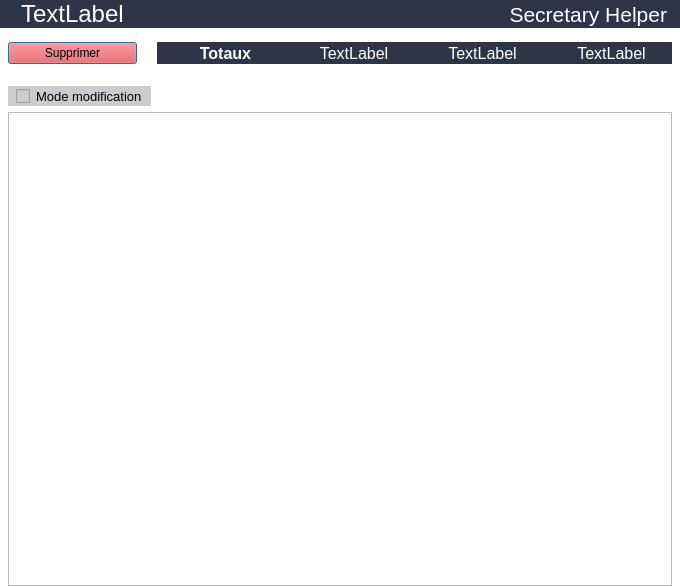
<?xml version="1.0" encoding="UTF-8"?>
<ui version="4.0">
 <class>RecapDialog</class>
 <widget class="QDialog" name="RecapDialog">
  <property name="geometry">
   <rect>
    <x>0</x>
    <y>0</y>
    <width>680</width>
    <height>586</height>
   </rect>
  </property>
  <property name="minimumSize">
   <size>
    <width>680</width>
    <height>0</height>
   </size>
  </property>
  <property name="maximumSize">
   <size>
    <width>700</width>
    <height>16777215</height>
   </size>
  </property>
  <property name="windowTitle">
   <string>Dialog</string>
  </property>
  <property name="styleSheet">
   <string notr="true">QDialog {
	background: white;
}</string>
  </property>
  <layout class="QVBoxLayout" name="verticalLayout_2">
   <property name="leftMargin">
    <number>0</number>
   </property>
   <property name="topMargin">
    <number>0</number>
   </property>
   <property name="rightMargin">
    <number>0</number>
   </property>
   <property name="bottomMargin">
    <number>0</number>
   </property>
   <item>
    <layout class="QVBoxLayout" name="verticalLayout">
     <property name="leftMargin">
      <number>0</number>
     </property>
     <property name="rightMargin">
      <number>0</number>
     </property>
     <item>
      <layout class="QHBoxLayout" name="horizontalLayout_2" stretch="0,1,0,0">
       <property name="spacing">
        <number>0</number>
       </property>
       <property name="topMargin">
        <number>0</number>
       </property>
       <item>
        <widget class="QLabel" name="label_4">
         <property name="styleSheet">
          <string notr="true">color: white;
background: #2e3549;</string>
         </property>
         <property name="text">
          <string/>
         </property>
         <property name="pixmap">
          <pixmap>../build-Secretary_Helper-Desktop_Qt_5_15_2_MinGW_64_bit-Debug/debug/Image/recap.png</pixmap>
         </property>
         <property name="alignment">
          <set>Qt::AlignCenter</set>
         </property>
        </widget>
       </item>
       <item>
        <widget class="QLabel" name="Type">
         <property name="font">
          <font>
           <pointsize>18</pointsize>
          </font>
         </property>
         <property name="styleSheet">
          <string notr="true">color: white;
background: #2e3549;
padding-left: 8px;</string>
         </property>
         <property name="text">
          <string>TextLabel</string>
         </property>
         <property name="alignment">
          <set>Qt::AlignLeading|Qt::AlignLeft|Qt::AlignVCenter</set>
         </property>
        </widget>
       </item>
       <item>
        <widget class="QLabel" name="label_2">
         <property name="styleSheet">
          <string notr="true">color: white;
background: #2e3549;</string>
         </property>
         <property name="text">
          <string/>
         </property>
        </widget>
       </item>
       <item>
        <widget class="QLabel" name="label">
         <property name="font">
          <font>
           <pointsize>16</pointsize>
          </font>
         </property>
         <property name="styleSheet">
          <string notr="true">color: white;
background: #2e3549;
padding-right: 8px;</string>
         </property>
         <property name="text">
          <string>Secretary Helper</string>
         </property>
         <property name="alignment">
          <set>Qt::AlignRight|Qt::AlignTrailing|Qt::AlignVCenter</set>
         </property>
        </widget>
       </item>
      </layout>
     </item>
     <item>
      <layout class="QHBoxLayout" name="horizontalLayout">
       <property name="spacing">
        <number>0</number>
       </property>
       <property name="leftMargin">
        <number>8</number>
       </property>
       <property name="topMargin">
        <number>8</number>
       </property>
       <property name="rightMargin">
        <number>8</number>
       </property>
       <property name="bottomMargin">
        <number>8</number>
       </property>
       <item>
        <widget class="QPushButton" name="Onverra">
         <property name="enabled">
          <bool>true</bool>
         </property>
         <property name="styleSheet">
          <string notr="true">background-color: #fc3232;
</string>
         </property>
         <property name="text">
          <string>Supprimer</string>
         </property>
        </widget>
       </item>
       <item>
        <spacer name="horizontalSpacer_2">
         <property name="orientation">
          <enum>Qt::Horizontal</enum>
         </property>
         <property name="sizeType">
          <enum>QSizePolicy::Fixed</enum>
         </property>
         <property name="sizeHint" stdset="0">
          <size>
           <width>20</width>
           <height>20</height>
          </size>
         </property>
        </spacer>
       </item>
       <item>
        <widget class="QLabel" name="Totaux">
         <property name="font">
          <font>
           <pointsize>12</pointsize>
           <weight>75</weight>
           <bold>true</bold>
          </font>
         </property>
         <property name="styleSheet">
          <string notr="true">color: white;
background: #2e3549;
padding-left: 8px;</string>
         </property>
         <property name="text">
          <string>Totaux</string>
         </property>
         <property name="alignment">
          <set>Qt::AlignCenter</set>
         </property>
        </widget>
       </item>
       <item>
        <widget class="QLabel" name="HT">
         <property name="font">
          <font>
           <pointsize>12</pointsize>
          </font>
         </property>
         <property name="autoFillBackground">
          <bool>false</bool>
         </property>
         <property name="styleSheet">
          <string notr="true">color: white;
background: #2e3549;
padding-left: 8px;</string>
         </property>
         <property name="text">
          <string>TextLabel</string>
         </property>
         <property name="alignment">
          <set>Qt::AlignCenter</set>
         </property>
        </widget>
       </item>
       <item>
        <widget class="QLabel" name="TVA">
         <property name="font">
          <font>
           <pointsize>12</pointsize>
          </font>
         </property>
         <property name="styleSheet">
          <string notr="true">color: white;
background: #2e3549;
padding-left: 8px;</string>
         </property>
         <property name="text">
          <string>TextLabel</string>
         </property>
         <property name="alignment">
          <set>Qt::AlignCenter</set>
         </property>
        </widget>
       </item>
       <item>
        <widget class="QLabel" name="TTC">
         <property name="font">
          <font>
           <pointsize>12</pointsize>
          </font>
         </property>
         <property name="styleSheet">
          <string notr="true">color: white;
background: #2e3549;
padding-left: 8px;</string>
         </property>
         <property name="text">
          <string>TextLabel</string>
         </property>
         <property name="alignment">
          <set>Qt::AlignCenter</set>
         </property>
        </widget>
       </item>
      </layout>
     </item>
     <item>
      <layout class="QHBoxLayout" name="horizontalLayout_3">
       <property name="leftMargin">
        <number>8</number>
       </property>
       <property name="topMargin">
        <number>8</number>
       </property>
       <property name="rightMargin">
        <number>8</number>
       </property>
       <property name="bottomMargin">
        <number>0</number>
       </property>
       <item>
        <widget class="QCheckBox" name="checkBox">
         <property name="font">
          <font>
           <pointsize>10</pointsize>
          </font>
         </property>
         <property name="styleSheet">
          <string notr="true">padding-left: 8px;
padding-top: 2px;
padding-bottom: 2px;
padding-right:8px;
background: #CBCCD1;
</string>
         </property>
         <property name="text">
          <string>Mode modification</string>
         </property>
        </widget>
       </item>
       <item>
        <spacer name="horizontalSpacer">
         <property name="orientation">
          <enum>Qt::Horizontal</enum>
         </property>
         <property name="sizeHint" stdset="0">
          <size>
           <width>40</width>
           <height>20</height>
          </size>
         </property>
        </spacer>
       </item>
      </layout>
     </item>
     <item>
      <layout class="QGridLayout" name="gridLayout">
       <property name="leftMargin">
        <number>8</number>
       </property>
       <property name="rightMargin">
        <number>8</number>
       </property>
       <item row="0" column="0">
        <widget class="QTableView" name="tableView">
         <property name="styleSheet">
          <string notr="true"/>
         </property>
         <property name="horizontalScrollBarPolicy">
          <enum>Qt::ScrollBarAlwaysOff</enum>
         </property>
         <property name="editTriggers">
          <set>QAbstractItemView::NoEditTriggers</set>
         </property>
         <attribute name="verticalHeaderVisible">
          <bool>false</bool>
         </attribute>
        </widget>
       </item>
      </layout>
     </item>
    </layout>
   </item>
  </layout>
 </widget>
 <resources/>
 <connections/>
</ui>
